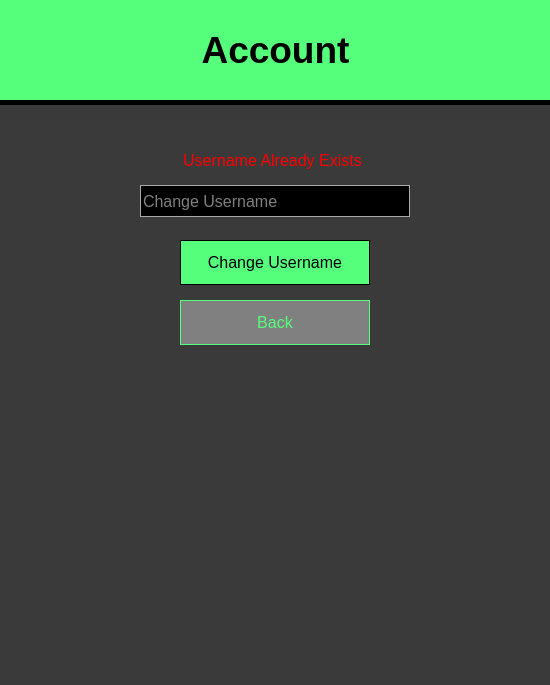
<?xml version="1.0" encoding="UTF-8"?>
<ui version="4.0">
 <class>cove_account</class>
 <widget class="QWidget" name="cove_account">
  <property name="geometry">
   <rect>
    <x>0</x>
    <y>0</y>
    <width>550</width>
    <height>685</height>
   </rect>
  </property>
  <property name="palette">
   <palette>
    <active>
     <colorrole role="WindowText">
      <brush brushstyle="SolidPattern">
       <color alpha="255">
        <red>255</red>
        <green>255</green>
        <blue>255</blue>
       </color>
      </brush>
     </colorrole>
     <colorrole role="Button">
      <brush brushstyle="SolidPattern">
       <color alpha="255">
        <red>58</red>
        <green>58</green>
        <blue>58</blue>
       </color>
      </brush>
     </colorrole>
     <colorrole role="Light">
      <brush brushstyle="SolidPattern">
       <color alpha="255">
        <red>87</red>
        <green>87</green>
        <blue>87</blue>
       </color>
      </brush>
     </colorrole>
     <colorrole role="Midlight">
      <brush brushstyle="SolidPattern">
       <color alpha="255">
        <red>72</red>
        <green>72</green>
        <blue>72</blue>
       </color>
      </brush>
     </colorrole>
     <colorrole role="Dark">
      <brush brushstyle="SolidPattern">
       <color alpha="255">
        <red>29</red>
        <green>29</green>
        <blue>29</blue>
       </color>
      </brush>
     </colorrole>
     <colorrole role="Mid">
      <brush brushstyle="SolidPattern">
       <color alpha="255">
        <red>38</red>
        <green>38</green>
        <blue>38</blue>
       </color>
      </brush>
     </colorrole>
     <colorrole role="Text">
      <brush brushstyle="SolidPattern">
       <color alpha="255">
        <red>255</red>
        <green>255</green>
        <blue>255</blue>
       </color>
      </brush>
     </colorrole>
     <colorrole role="BrightText">
      <brush brushstyle="SolidPattern">
       <color alpha="255">
        <red>255</red>
        <green>255</green>
        <blue>255</blue>
       </color>
      </brush>
     </colorrole>
     <colorrole role="ButtonText">
      <brush brushstyle="SolidPattern">
       <color alpha="255">
        <red>255</red>
        <green>255</green>
        <blue>255</blue>
       </color>
      </brush>
     </colorrole>
     <colorrole role="Base">
      <brush brushstyle="SolidPattern">
       <color alpha="255">
        <red>0</red>
        <green>0</green>
        <blue>0</blue>
       </color>
      </brush>
     </colorrole>
     <colorrole role="Window">
      <brush brushstyle="SolidPattern">
       <color alpha="255">
        <red>58</red>
        <green>58</green>
        <blue>58</blue>
       </color>
      </brush>
     </colorrole>
     <colorrole role="Shadow">
      <brush brushstyle="SolidPattern">
       <color alpha="255">
        <red>0</red>
        <green>0</green>
        <blue>0</blue>
       </color>
      </brush>
     </colorrole>
     <colorrole role="AlternateBase">
      <brush brushstyle="SolidPattern">
       <color alpha="255">
        <red>29</red>
        <green>29</green>
        <blue>29</blue>
       </color>
      </brush>
     </colorrole>
     <colorrole role="ToolTipBase">
      <brush brushstyle="SolidPattern">
       <color alpha="255">
        <red>255</red>
        <green>255</green>
        <blue>220</blue>
       </color>
      </brush>
     </colorrole>
     <colorrole role="ToolTipText">
      <brush brushstyle="SolidPattern">
       <color alpha="255">
        <red>0</red>
        <green>0</green>
        <blue>0</blue>
       </color>
      </brush>
     </colorrole>
    </active>
    <inactive>
     <colorrole role="WindowText">
      <brush brushstyle="SolidPattern">
       <color alpha="255">
        <red>255</red>
        <green>255</green>
        <blue>255</blue>
       </color>
      </brush>
     </colorrole>
     <colorrole role="Button">
      <brush brushstyle="SolidPattern">
       <color alpha="255">
        <red>58</red>
        <green>58</green>
        <blue>58</blue>
       </color>
      </brush>
     </colorrole>
     <colorrole role="Light">
      <brush brushstyle="SolidPattern">
       <color alpha="255">
        <red>87</red>
        <green>87</green>
        <blue>87</blue>
       </color>
      </brush>
     </colorrole>
     <colorrole role="Midlight">
      <brush brushstyle="SolidPattern">
       <color alpha="255">
        <red>72</red>
        <green>72</green>
        <blue>72</blue>
       </color>
      </brush>
     </colorrole>
     <colorrole role="Dark">
      <brush brushstyle="SolidPattern">
       <color alpha="255">
        <red>29</red>
        <green>29</green>
        <blue>29</blue>
       </color>
      </brush>
     </colorrole>
     <colorrole role="Mid">
      <brush brushstyle="SolidPattern">
       <color alpha="255">
        <red>38</red>
        <green>38</green>
        <blue>38</blue>
       </color>
      </brush>
     </colorrole>
     <colorrole role="Text">
      <brush brushstyle="SolidPattern">
       <color alpha="255">
        <red>255</red>
        <green>255</green>
        <blue>255</blue>
       </color>
      </brush>
     </colorrole>
     <colorrole role="BrightText">
      <brush brushstyle="SolidPattern">
       <color alpha="255">
        <red>255</red>
        <green>255</green>
        <blue>255</blue>
       </color>
      </brush>
     </colorrole>
     <colorrole role="ButtonText">
      <brush brushstyle="SolidPattern">
       <color alpha="255">
        <red>255</red>
        <green>255</green>
        <blue>255</blue>
       </color>
      </brush>
     </colorrole>
     <colorrole role="Base">
      <brush brushstyle="SolidPattern">
       <color alpha="255">
        <red>0</red>
        <green>0</green>
        <blue>0</blue>
       </color>
      </brush>
     </colorrole>
     <colorrole role="Window">
      <brush brushstyle="SolidPattern">
       <color alpha="255">
        <red>58</red>
        <green>58</green>
        <blue>58</blue>
       </color>
      </brush>
     </colorrole>
     <colorrole role="Shadow">
      <brush brushstyle="SolidPattern">
       <color alpha="255">
        <red>0</red>
        <green>0</green>
        <blue>0</blue>
       </color>
      </brush>
     </colorrole>
     <colorrole role="AlternateBase">
      <brush brushstyle="SolidPattern">
       <color alpha="255">
        <red>29</red>
        <green>29</green>
        <blue>29</blue>
       </color>
      </brush>
     </colorrole>
     <colorrole role="ToolTipBase">
      <brush brushstyle="SolidPattern">
       <color alpha="255">
        <red>255</red>
        <green>255</green>
        <blue>220</blue>
       </color>
      </brush>
     </colorrole>
     <colorrole role="ToolTipText">
      <brush brushstyle="SolidPattern">
       <color alpha="255">
        <red>0</red>
        <green>0</green>
        <blue>0</blue>
       </color>
      </brush>
     </colorrole>
    </inactive>
    <disabled>
     <colorrole role="WindowText">
      <brush brushstyle="SolidPattern">
       <color alpha="255">
        <red>29</red>
        <green>29</green>
        <blue>29</blue>
       </color>
      </brush>
     </colorrole>
     <colorrole role="Button">
      <brush brushstyle="SolidPattern">
       <color alpha="255">
        <red>58</red>
        <green>58</green>
        <blue>58</blue>
       </color>
      </brush>
     </colorrole>
     <colorrole role="Light">
      <brush brushstyle="SolidPattern">
       <color alpha="255">
        <red>87</red>
        <green>87</green>
        <blue>87</blue>
       </color>
      </brush>
     </colorrole>
     <colorrole role="Midlight">
      <brush brushstyle="SolidPattern">
       <color alpha="255">
        <red>72</red>
        <green>72</green>
        <blue>72</blue>
       </color>
      </brush>
     </colorrole>
     <colorrole role="Dark">
      <brush brushstyle="SolidPattern">
       <color alpha="255">
        <red>29</red>
        <green>29</green>
        <blue>29</blue>
       </color>
      </brush>
     </colorrole>
     <colorrole role="Mid">
      <brush brushstyle="SolidPattern">
       <color alpha="255">
        <red>38</red>
        <green>38</green>
        <blue>38</blue>
       </color>
      </brush>
     </colorrole>
     <colorrole role="Text">
      <brush brushstyle="SolidPattern">
       <color alpha="255">
        <red>29</red>
        <green>29</green>
        <blue>29</blue>
       </color>
      </brush>
     </colorrole>
     <colorrole role="BrightText">
      <brush brushstyle="SolidPattern">
       <color alpha="255">
        <red>255</red>
        <green>255</green>
        <blue>255</blue>
       </color>
      </brush>
     </colorrole>
     <colorrole role="ButtonText">
      <brush brushstyle="SolidPattern">
       <color alpha="255">
        <red>29</red>
        <green>29</green>
        <blue>29</blue>
       </color>
      </brush>
     </colorrole>
     <colorrole role="Base">
      <brush brushstyle="SolidPattern">
       <color alpha="255">
        <red>58</red>
        <green>58</green>
        <blue>58</blue>
       </color>
      </brush>
     </colorrole>
     <colorrole role="Window">
      <brush brushstyle="SolidPattern">
       <color alpha="255">
        <red>58</red>
        <green>58</green>
        <blue>58</blue>
       </color>
      </brush>
     </colorrole>
     <colorrole role="Shadow">
      <brush brushstyle="SolidPattern">
       <color alpha="255">
        <red>0</red>
        <green>0</green>
        <blue>0</blue>
       </color>
      </brush>
     </colorrole>
     <colorrole role="AlternateBase">
      <brush brushstyle="SolidPattern">
       <color alpha="255">
        <red>58</red>
        <green>58</green>
        <blue>58</blue>
       </color>
      </brush>
     </colorrole>
     <colorrole role="ToolTipBase">
      <brush brushstyle="SolidPattern">
       <color alpha="255">
        <red>255</red>
        <green>255</green>
        <blue>220</blue>
       </color>
      </brush>
     </colorrole>
     <colorrole role="ToolTipText">
      <brush brushstyle="SolidPattern">
       <color alpha="255">
        <red>0</red>
        <green>0</green>
        <blue>0</blue>
       </color>
      </brush>
     </colorrole>
    </disabled>
   </palette>
  </property>
  <property name="font">
   <font>
    <family>Arial</family>
    <pointsize>12</pointsize>
   </font>
  </property>
  <property name="windowTitle">
   <string>Form</string>
  </property>
  <widget class="QLineEdit" name="lineEdit_ChangeUsername">
   <property name="geometry">
    <rect>
     <x>140</x>
     <y>185</y>
     <width>270</width>
     <height>32</height>
    </rect>
   </property>
   <property name="styleSheet">
    <string notr="true">QLineEdit
{
	color: white;
	background-color: black;
	alternate-background-color: black;
	font: 12pt &quot;Arial&quot;;
	selection-color: black;
	selection-background-color: white;
	border: 1px solid darkgrey;
}
QLineEdit:hover
{
	border: 1px solid lightgrey;
}
QLineEdit:focus
{
	border: 1px solid  rgb(84, 255, 124);
}</string>
   </property>
   <property name="placeholderText">
    <string>Change Username</string>
   </property>
  </widget>
  <widget class="QPushButton" name="pushButton_Back">
   <property name="geometry">
    <rect>
     <x>180</x>
     <y>300</y>
     <width>190</width>
     <height>45</height>
    </rect>
   </property>
   <property name="styleSheet">
    <string notr="true">QPushButton
{
	color: #55ff7c;
	background-color: grey;
	alternate-background-color: grey;
	font: 12pt &quot;Arial&quot;;
	selection-color: grey;
	selection-background-color: black;
	border: 1px solid #55ff7c
}
QPushButton:hover
{
	border: 2px solid #55ff7c;
}
</string>
   </property>
   <property name="text">
    <string>Back</string>
   </property>
  </widget>
  <widget class="QPushButton" name="pushButton_ChangeUsername">
   <property name="geometry">
    <rect>
     <x>180</x>
     <y>240</y>
     <width>190</width>
     <height>45</height>
    </rect>
   </property>
   <property name="styleSheet">
    <string notr="true">QPushButton
{
	color: black;
	background-color: #55ff7c;
	alternate-background-color: grey;
	font: 12pt &quot;Arial&quot;;
	selection-color: grey;
	selection-background-color: black;
	border: 1px solid black
}
QPushButton:hover
{
	border: 2px solid black;
}
QPushButton:disabled
{
	color: lightgrey;
	background-color: grey;
	border: 1px solid lightgrey;
}</string>
   </property>
   <property name="text">
    <string>Change Username</string>
   </property>
  </widget>
  <widget class="Line" name="line">
   <property name="geometry">
    <rect>
     <x>0</x>
     <y>100</y>
     <width>550</width>
     <height>5</height>
    </rect>
   </property>
   <property name="styleSheet">
    <string notr="true">QLine
{
	color: black;
}</string>
   </property>
   <property name="frameShadow">
    <enum>QFrame::Plain</enum>
   </property>
   <property name="lineWidth">
    <number>5</number>
   </property>
   <property name="orientation">
    <enum>Qt::Horizontal</enum>
   </property>
  </widget>
  <widget class="QLabel" name="label_TitleColor">
   <property name="geometry">
    <rect>
     <x>0</x>
     <y>0</y>
     <width>550</width>
     <height>100</height>
    </rect>
   </property>
   <property name="styleSheet">
    <string notr="true">QLabel
{
	background-color: #55ff7c;
}</string>
   </property>
   <property name="text">
    <string/>
   </property>
  </widget>
  <widget class="QLabel" name="label_Menu">
   <property name="geometry">
    <rect>
     <x>88</x>
     <y>25</y>
     <width>375</width>
     <height>50</height>
    </rect>
   </property>
   <property name="font">
    <font>
     <family>MS Shell Dlg 2</family>
     <pointsize>28</pointsize>
     <weight>75</weight>
     <bold>true</bold>
    </font>
   </property>
   <property name="styleSheet">
    <string notr="true">QLabel{
	color: black;
}</string>
   </property>
   <property name="text">
    <string>Account</string>
   </property>
   <property name="alignment">
    <set>Qt::AlignCenter</set>
   </property>
  </widget>
  <widget class="QLabel" name="label_UsernameAleardyExists">
   <property name="geometry">
    <rect>
     <x>160</x>
     <y>150</y>
     <width>225</width>
     <height>20</height>
    </rect>
   </property>
   <property name="font">
    <font>
     <family>Arial</family>
     <pointsize>12</pointsize>
    </font>
   </property>
   <property name="styleSheet">
    <string notr="true">QLabel{
	color: red;
	background-color: none;
}</string>
   </property>
   <property name="text">
    <string>Username Already Exists</string>
   </property>
   <property name="alignment">
    <set>Qt::AlignCenter</set>
   </property>
  </widget>
 </widget>
 <tabstops>
  <tabstop>lineEdit_ChangeUsername</tabstop>
  <tabstop>pushButton_ChangeUsername</tabstop>
  <tabstop>pushButton_Back</tabstop>
 </tabstops>
 <resources/>
 <connections/>
</ui>
